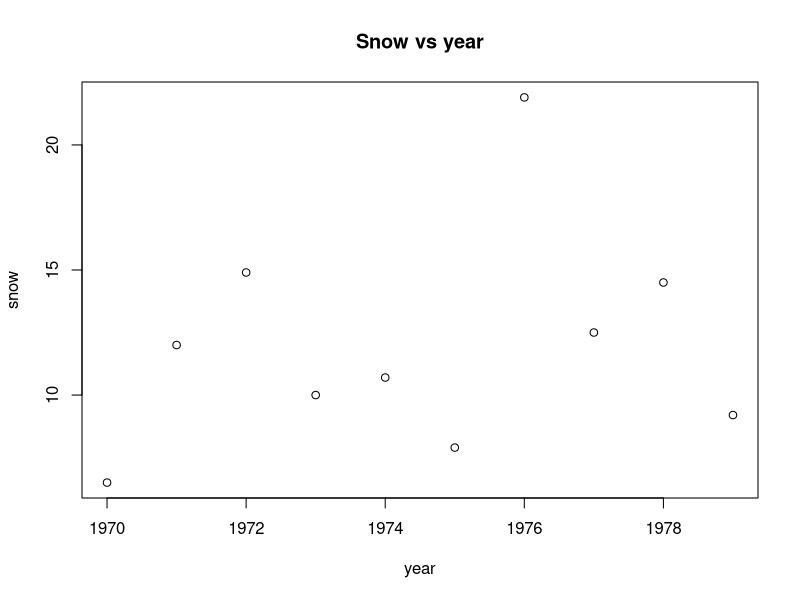
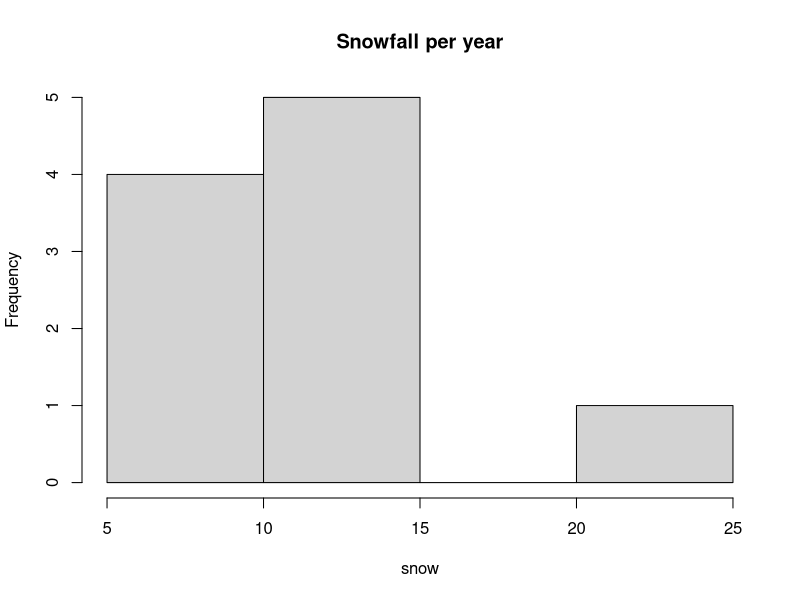
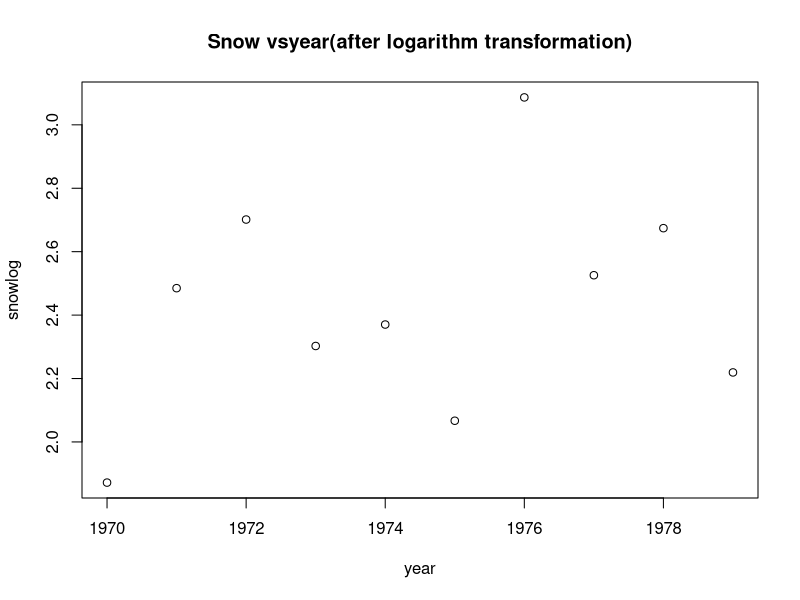
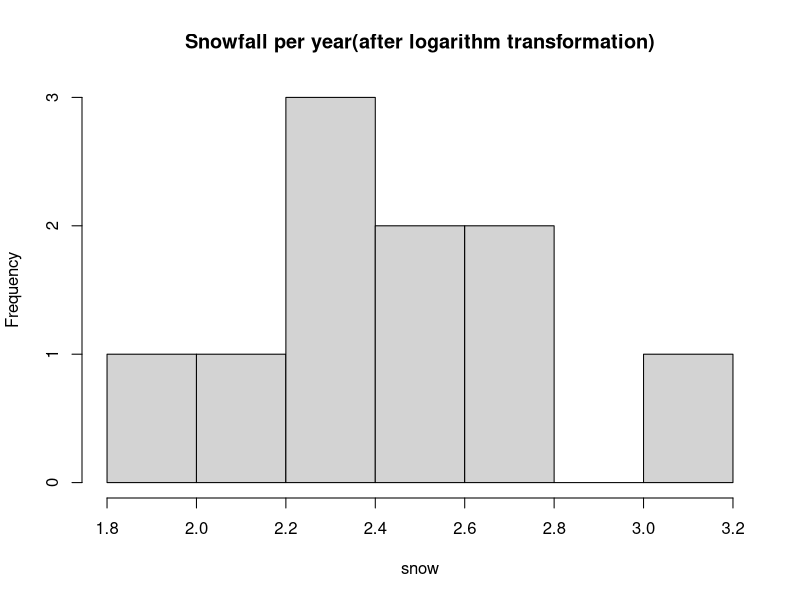

The R script that drew these images, in order:
year = c(1970:1979)
snow = c(6.5, 12, 14.9, 10, 10.7, 7.9, 21.9, 12.5, 14.5, 9.2)
EurasiaSnow = data.frame(year = year, snow = snow)
plot(formula=snow~year, data=EurasiaSnow, main="Snow vs year")
hist(x=snow, xlab="snow", main="Snowfall per year")
snowlog=log(snow)
plot(formula=snowlog~year, data=EurasiaSnow, main="Snow vsyear(after logarithm transformation)")
hist(x=snowlog, xlab="snow", main="Snowfall per year(after logarithm transformation)")
